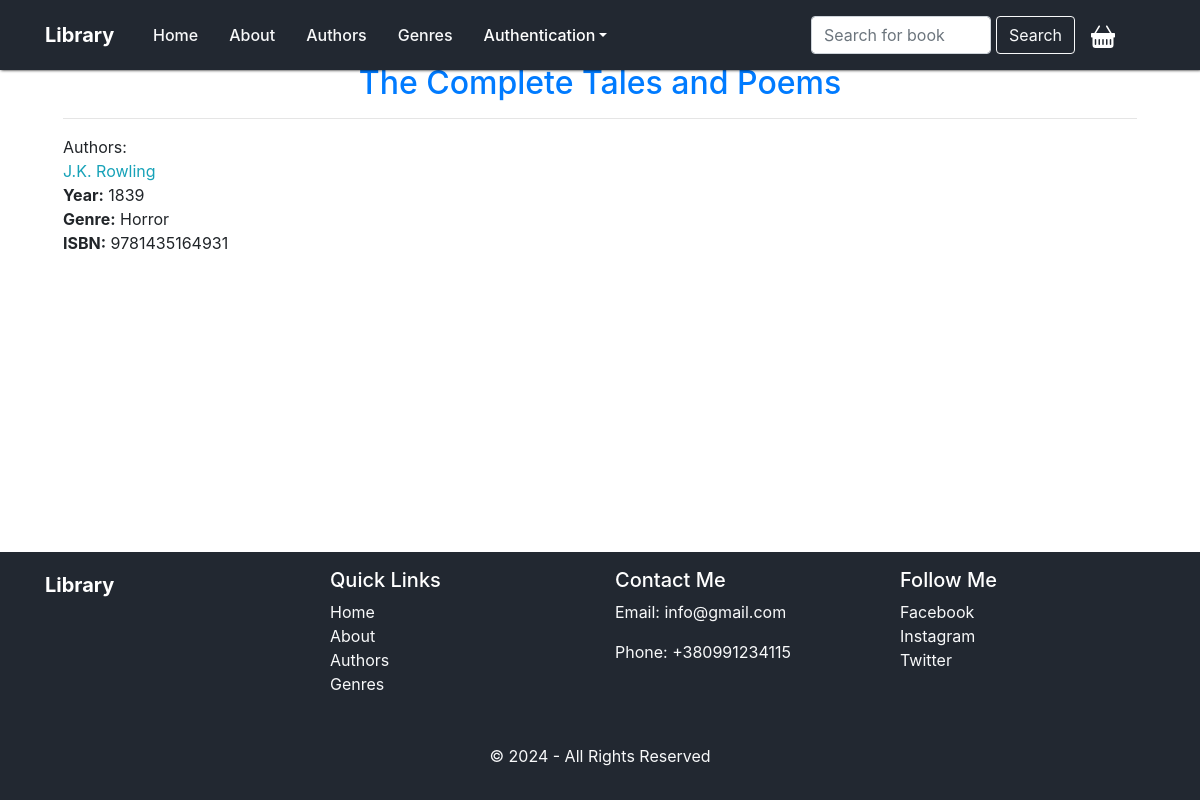
Page /library/books/19/ on the committed database.
### library/models.py (models this page shows, shortened)
class Book(models.Model):
    title = models.CharField(max_length=100)
    authors = models.ManyToManyField('Author', through='BookAuthor')
    genre = models.ForeignKey('Genre', on_delete=models.CASCADE, null=True)
    published_year = models.IntegerField()
    ISBN = models.CharField(max_length=200)
    price = models.DecimalField(max_digits=6, decimal_places=2, default=0.0)
    class Meta:
        ordering = ["published_year"]
        indexes = [models.Index(fields=["published_year"])]

class Author(models.Model):
    name = models.CharField(max_length=100, db_index=True)

class Genre(models.Model):
    genre = models.CharField(max_length=100, db_index=True)
    def __str__(self):
        return self.genre

### library/views.py (the view)
# urls.py: path('books/<int:id>/', views.book_by_id, name='book_by_id'),
def book_by_id(request, id):
    book = get_object_or_404(Book, id=id)
    authors_ids = BookAuthor.objects.filter(book_id=book.id).values_list('author', flat=True)
    authors = Author.objects.filter(id__in=authors_ids)
    context = {'book': book, 'authors': authors}
    return render(request, 'library/book_by_id.html', context=context)

### library/templatetags/tags.py (called while the page is built)
@register.simple_tag()
def get_menu():
    return views.menu

@register.simple_tag()
def get_year():
    return datetime.now().year

### library/templates/library/book_by_id.html (shortened to what this page needs)
{%extends 'base.html'%}
{%block content%}
<div class="container mt-5">
    <h2 class="content-name text-primary"> {{ book.title }}</h2>
    <hr>
    <ul class="list-unstyled">
        <li>
            Authors:
             <br>
            {% for author in authors %}
                <a class="text-info"  href="{% url 'author_by_id' author.id %}"> {{author.name}} </a>
                <br>
            {% endfor %}
        </li>
        <li><strong>Year:</strong> {{ book.published_year }}</li>
        <li><strong>Genre:</strong> {{ book.genre }}</li>
        <li><strong>ISBN:</strong> {{ book.ISBN }}</li>
    </ul>
</div>
{%endblock%}

### library/static/library/css/index.css (style rules this page uses)
:root { --white-text: #FFF; --black: #333333; --deep-blue: #222831; }
body { margin: 20px; height: 100%; display: flex; flex-direction: column; min-height: 100vh; }
h1, h2 { text-align: center; margin-bottom: 40px; margin-top: 10px; !important; color: var(--deep-blue); }
.container > h2 { margin-top: 10px; }

### rows in the picture
Book: title "The Complete Tales and Poems", published_year "1839", genre "Horror", ISBN "9781435164931"
Author: name "J.K. Rowling"

### other values in the picture
{{ item.title }} "Home" "About" "Authors" "Genres"
{{ year }} "2024"
